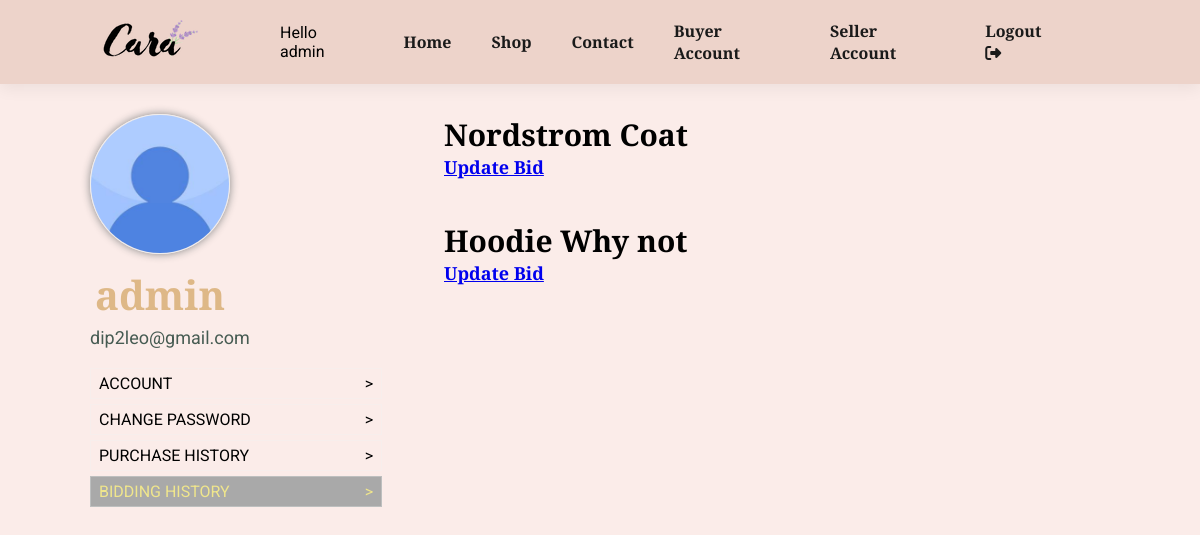
The page /buyer-account/bidding-history/ (signed in) on the database as committed earlier.
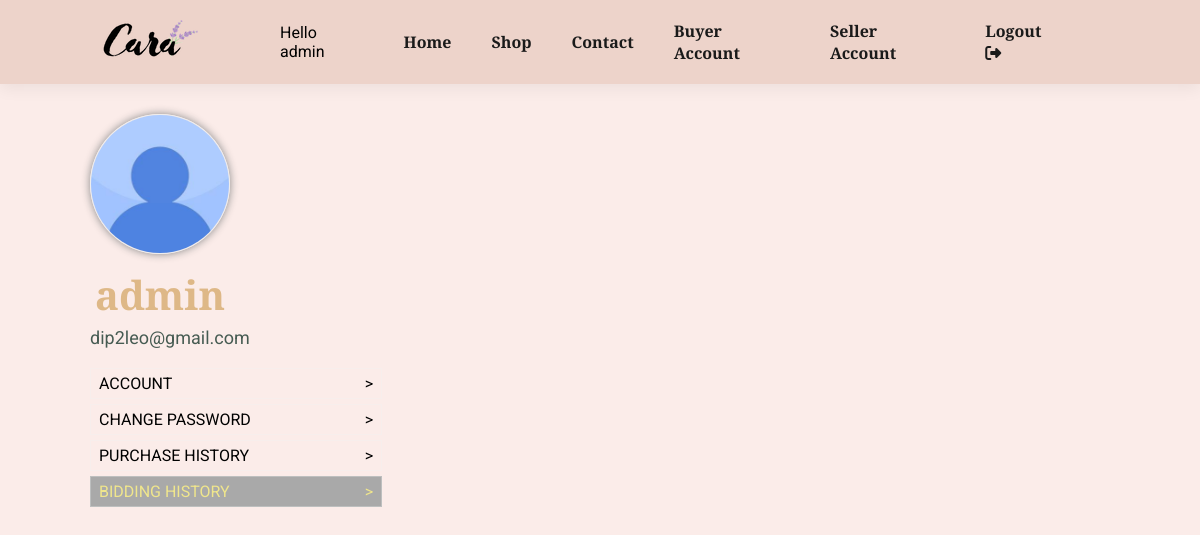
The same page on the database as committed later.
### store/models.py (models this page shows, shortened)
class Bid(models.Model):
    bidder = models.ForeignKey(User, on_delete=models.CASCADE)
    bidding_price = models.FloatField()
    product = models.ForeignKey(Product, on_delete=models.CASCADE)
    orderStatuses = (
        ('Pending', "Pending"),
        ('Bid_Accepted', 'Bid_Accepted'),
        ('Bid_Rejected', 'Bid_Rejected'),
    )
    bid_status = models.CharField(max_length=150, choices=orderStatuses, default='Pending')
    quantity = models.IntegerField(null=False)
    created_at = models.DateTimeField(auto_now=True)

class Product(models.Model):
    category = models.ForeignKey(Category,  on_delete=models.CASCADE)
    slug = models.CharField(max_length=150, null=False, blank=False)
    name = models.CharField(max_length=50, null=False, blank=False)
    author = models.ForeignKey(User, on_delete=models.CASCADE, null=False, blank=False)
    product_image = models.ImageField(upload_to=get_file_path_pro, null=True, blank=True)
    small_description = models.TextField(max_length=250, null=False, blank=False)
    quantity = models.IntegerField(null=False, blank=False)
    original_price = models.FloatField(null=False, blank=False)
    bid_starting_price = models.FloatField(null=False, blank=False)
    bid_current_price = models.FloatField(null=True, blank=True)
    description = models.TextField(max_length=500, null=False, blank=False)
    status = models.BooleanField(default= False, help_text="0=Show, 1=Hidden")
    bid_status = models.BooleanField(default= False, help_text="0=Show, 1=Hidden")
    trending = models.BooleanField(default= False, help_text="0=Default, 1=Hidden")
    tag = models.CharField(max_length=150, null=False, blank=False)
    meta_title = models.CharField(max_length=150, null=False, blank=False)
    meta_keywords= models.CharField(max_length=150, null=False, blank=False)
    meta_description= models.CharField(max_length=500, null=False, blank=False)
    created_at = models.DateTimeField(auto_now_add=True)

### store/views.py (the view)
# urls.py: path('buyer-account/bidding-history/', views.buyer_bidding_history, name="buyer_bidding_history"),
def buyer_bidding_history(request):
    curr_user = request.user
    all_bids = Bid.objects.all()
    curr_user_bids = all_bids.filter(bidder_id = curr_user.id)
    context = {
        'bids' : curr_user_bids
    }
    return render(request, 'store/buyer/buyer_bidding_history.html', context)

### store/templates/store/buyer/buyer_bidding_history.html (shortened to what this page needs)
{% extends "store/base.html" %}
{% load static %}
{% load crispy_forms_tags %}
{% block content %}
    <div class="section-p1">
        <div class="buyer_account_page">
            <div class="buyer_profile">
                <div class="buyer_profile_detail">
                    <img src="{{ user.account.image.url }}">
                    <h2> {{ user.username }}</h2>
                    <p> {{ user.email }} </p>
                </div>
                <br>
                <ul class="buyer_account_options">
                    <li><a href="{% url 'buyer_account' %}"> Account <span> > </span></a></li>
                    <li><a href="#" class=""> Change Password <span> > </span></a></li>
                    <li><a href="{% url 'buyer_purchase_history' %}" class=""> Purchase History <span> > </span></a></li>
                    <li  class="profile_active"><a href="{% url 'buyer_bidding_history' %}" class=""> Bidding History <span> > </span></a></li>
                </ul>
            </div>
            <div class="buyer_account_detail">
                <div id="get_profile_info">
                    {% for bid in bids %}
                        <div>
                            <h3> {{ bid.product.name }} <h3>
                            <p><a href="{% url 'productview' bid.product.category.slug bid.product.slug %}"> Update Bid </a></p>
                            <br>
                        </div>
                    {% endfor %}
                </div>
            </div>
{% endblock content%}

Rows that differ between the two databases and show on the page:
removed Bid: product.name "Nordstrom Coat"
removed Bid: product.name "Hoodie Why not"
